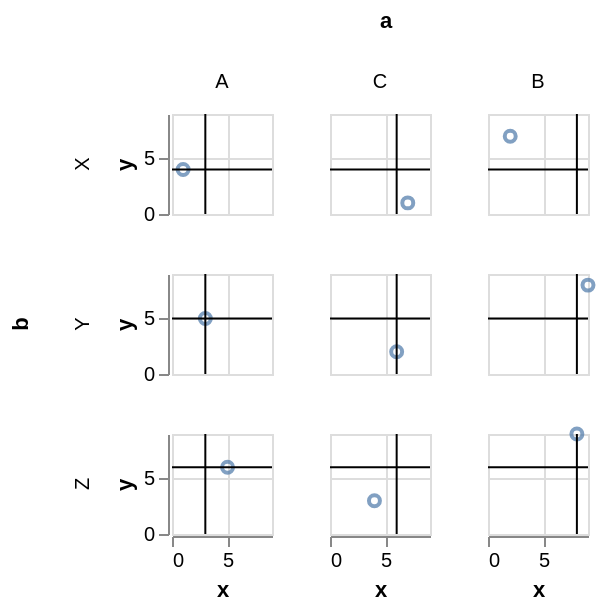

Write a Vega-Lite specification for this figure.
### Vega-Lite specification from a JSON file in a GitHub repository (floating-point values rounded to 4 significant figures)
{"$schema": "https://vega.github.io/schema/vega-lite/v3.json", "data": {"values": [{"a": "A", "b": "X", "x": 1, "y": 4}, {"a": "A", "b": "Y", "x": 3, "y": 5}, {"a": "A", "b": "Z", "x": 5, "y": 6}, {"a": "B", "b": "X", "x": 2, "y": 7}, {"a": "B", "b": "Y", "x": 9, "y": 8}, {"a": "B", "b": "Z", "x": 8, "y": 9}, {"a": "C", "b": "X", "x": 7, "y": 1}, {"a": "C", "b": "Y", "x": 6, "y": 2}, {"a": "C", "b": "Z", "x": 4, "y": 3}]}, "transform": [{"joinaggregate": [{"op": "median", "field": "x", "as": "median_x_by_a"}], "groupby": ["a"]}, {"joinaggregate": [{"op": "median", "field": "y", "as": "median_y_by_b"}], "groupby": ["b"]}], "facet": {"column": {"field": "a", "type": "nominal", "sort": {"op": "median", "field": "x"}}, "row": {"field": "b", "type": "nominal", "sort": {"op": "median", "field": "y"}}}, "spec": {"width": 50, "height": 50, "layer": [{"mark": "point", "encoding": {"x": {"field": "x", "type": "quantitative", "title": "x"}, "y": {"field": "y", "type": "quantitative", "title": "y"}}}, {"mark": "rule", "encoding": {"x": {"aggregate": "median", "field": "median_x_by_a", "type": "quantitative"}}}, {"mark": "rule", "encoding": {"y": {"aggregate": "median", "field": "median_y_by_b", "type": "quantitative"}}}]}}
